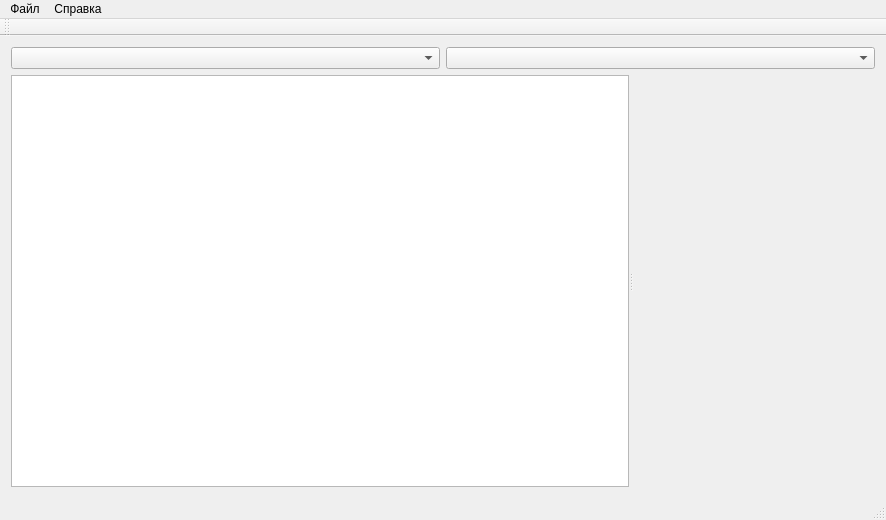
<?xml version="1.0" encoding="UTF-8"?>
<ui version="4.0">
 <class>MainWindow</class>
 <widget class="QMainWindow" name="MainWindow">
  <property name="geometry">
   <rect>
    <x>0</x>
    <y>0</y>
    <width>886</width>
    <height>520</height>
   </rect>
  </property>
  <property name="sizePolicy">
   <sizepolicy hsizetype="Fixed" vsizetype="Fixed">
    <horstretch>0</horstretch>
    <verstretch>0</verstretch>
   </sizepolicy>
  </property>
  <property name="minimumSize">
   <size>
    <width>820</width>
    <height>512</height>
   </size>
  </property>
  <property name="maximumSize">
   <size>
    <width>16777215</width>
    <height>16777215</height>
   </size>
  </property>
  <property name="windowTitle">
   <string>MainWindow</string>
  </property>
  <property name="styleSheet">
   <string notr="true">QWidget
{

}</string>
  </property>
  <property name="dockNestingEnabled">
   <bool>false</bool>
  </property>
  <widget class="QWidget" name="centralWidget">
   <property name="sizePolicy">
    <sizepolicy hsizetype="Fixed" vsizetype="Fixed">
     <horstretch>0</horstretch>
     <verstretch>0</verstretch>
    </sizepolicy>
   </property>
   <layout class="QVBoxLayout" name="verticalLayout">
    <item>
     <layout class="QHBoxLayout" name="horizontalLayout">
      <item>
       <widget class="QComboBox" name="comboBox"/>
      </item>
      <item>
       <widget class="QComboBox" name="comboBox_2"/>
      </item>
     </layout>
    </item>
    <item>
     <widget class="QSplitter" name="splitter">
      <property name="orientation">
       <enum>Qt::Horizontal</enum>
      </property>
      <widget class="QTreeView" name="treeView">
       <property name="horizontalScrollBarPolicy">
        <enum>Qt::ScrollBarAsNeeded</enum>
       </property>
      </widget>
      <widget class="QWidget" name="widget" native="true">
       <property name="sizePolicy">
        <sizepolicy hsizetype="Maximum" vsizetype="Maximum">
         <horstretch>0</horstretch>
         <verstretch>0</verstretch>
        </sizepolicy>
       </property>
      </widget>
     </widget>
    </item>
   </layout>
  </widget>
  <widget class="QMenuBar" name="menuBar">
   <property name="geometry">
    <rect>
     <x>0</x>
     <y>0</y>
     <width>886</width>
     <height>21</height>
    </rect>
   </property>
   <widget class="QMenu" name="menu">
    <property name="title">
     <string>Файл</string>
    </property>
    <addaction name="exit"/>
   </widget>
   <widget class="QMenu" name="menu_2">
    <property name="title">
     <string>Справка</string>
    </property>
    <addaction name="aboutApp"/>
   </widget>
   <addaction name="menu"/>
   <addaction name="menu_2"/>
  </widget>
  <widget class="QToolBar" name="mainToolBar">
   <attribute name="toolBarArea">
    <enum>TopToolBarArea</enum>
   </attribute>
   <attribute name="toolBarBreak">
    <bool>false</bool>
   </attribute>
  </widget>
  <widget class="QStatusBar" name="statusBar"/>
  <action name="exit">
   <property name="text">
    <string>Выход</string>
   </property>
  </action>
  <action name="aboutApp">
   <property name="text">
    <string>О программе</string>
   </property>
  </action>
 </widget>
 <layoutdefault spacing="6" margin="11"/>
 <resources/>
 <connections/>
</ui>
